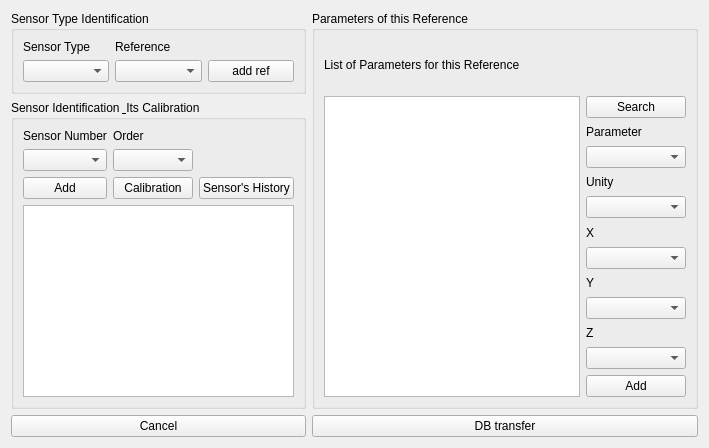
          <widget class="QWidget" name="tab_5">
           <attribute name="title">
            <string>Sensors</string>
           </attribute>
           <layout class="QGridLayout" name="gridLayout_5">
            <item row="2" column="1">
             <widget class="QPushButton" name="pushButton_8">
              <property name="text">
               <string>DB transfer</string>
              </property>
             </widget>
            </item>
            <item row="1" column="0">
             <widget class="QGroupBox" name="groupBox_5">
              <property name="title">
               <string>Sensor Identification &amp; Its Calibration</string>
              </property>
              <layout class="QGridLayout" name="gridLayout">
               <item row="0" column="0">
                <widget class="QLabel" name="label_15">
                 <property name="text">
                  <string>Sensor Number</string>
                 </property>
                </widget>
               </item>
               <item row="0" column="1">
                <widget class="QLabel" name="label_14">
                 <property name="text">
                  <string>Order</string>
                 </property>
                </widget>
               </item>
               <item row="1" column="0">
                <widget class="QComboBox" name="comboBox_10"/>
               </item>
               <item row="1" column="1">
                <widget class="QComboBox" name="comboBox_11"/>
               </item>
               <item row="2" column="0">
                <widget class="QPushButton" name="pushButton_9">
                 <property name="text">
                  <string>Add</string>
                 </property>
                </widget>
               </item>
               <item row="2" column="1">
                <widget class="QPushButton" name="pushButton_10">
                 <property name="text">
                  <string>Calibration</string>
                 </property>
                </widget>
               </item>
               <item row="2" column="2">
                <widget class="QPushButton" name="pushButton_11">
                 <property name="text">
                  <string>Sensor's History</string>
                 </property>
                </widget>
               </item>
               <item row="3" column="0" colspan="3">
                <widget class="QTableWidget" name="tableWidget_3"/>
               </item>
              </layout>
             </widget>
            </item>
            <item row="0" column="0">
             <widget class="QGroupBox" name="groupBox_4">
              <property name="title">
               <string>Sensor Type Identification</string>
              </property>
              <layout class="QGridLayout" name="gridLayout_8">
               <item row="0" column="0">
                <widget class="QLabel" name="label_12">
                 <property name="text">
                  <string>Sensor Type</string>
                 </property>
                </widget>
               </item>
               <item row="0" column="1">
                <widget class="QLabel" name="label_11">
                 <property name="text">
                  <string>Reference</string>
                 </property>
                </widget>
               </item>
               <item row="1" column="0">
                <widget class="QComboBox" name="comboBox_8"/>
               </item>
               <item row="1" column="1">
                <widget class="QComboBox" name="comboBox_9"/>
               </item>
               <item row="1" column="2">
                <widget class="QPushButton" name="pushButton_34">
                 <property name="text">
                  <string>add ref</string>
                 </property>
                </widget>
               </item>
              </layout>
             </widget>
            </item>
            <item row="0" column="1" rowspan="2">
             <widget class="QGroupBox" name="groupBox_6">
              <property name="title">
               <string>Parameters of this Reference</string>
              </property>
              <layout class="QGridLayout" name="gridLayout_2">
               <item row="0" column="0">
                <widget class="QLabel" name="label_20">
                 <property name="maximumSize">
                  <size>
                   <width>16777215</width>
                   <height>50</height>
                  </size>
                 </property>
                 <property name="text">
                  <string>List of Parameters for this Reference</string>
                 </property>
                </widget>
               </item>
               <item row="1" column="1" rowspan="2">
                <layout class="QVBoxLayout" name="verticalLayout_10">
                 <item>
                  <widget class="QPushButton" name="pushButton_32">
                   <property name="text">
                    <string>Search</string>
                   </property>
                  </widget>
                 </item>
                 <item>
                  <widget class="QLabel" name="label_19">
                   <property name="maximumSize">
                    <size>
                     <width>16777215</width>
                     <height>50</height>
                    </size>
                   </property>
                   <property name="text">
                    <string>Parameter</string>
                   </property>
                  </widget>
                 </item>
                 <item>
                  <widget class="QComboBox" name="comboBox_13"/>
                 </item>
                 <item>
                  <widget class="QLabel" name="label_22">
                   <property name="maximumSize">
                    <size>
                     <width>16777215</width>
                     <height>50</height>
                    </size>
                   </property>
                   <property name="text">
                    <string>Unity</string>
                   </property>
                  </widget>
                 </item>
                 <item>
                  <widget class="QComboBox" name="comboBox_14"/>
                 </item>
                 <item>
                  <widget class="QLabel" name="label_21">
                   <property name="text">
                    <string>X</string>
                   </property>
                  </widget>
                 </item>
                 <item>
                  <widget class="QComboBox" name="comboBox_15">
                   <property name="minimumSize">
                    <size>
                     <width>100</width>
                     <height>0</height>
                    </size>
                   </property>
                  </widget>
                 </item>
                 <item>
                  <widget class="QLabel" name="label_23">
                   <property name="text">
                    <string>Y</string>
                   </property>
                  </widget>
                 </item>
                 <item>
                  <widget class="QComboBox" name="comboBox_16"/>
                 </item>
                 <item>
                  <widget class="QLabel" name="label_24">
                   <property name="text">
                    <string>Z</string>
                   </property>
                  </widget>
                 </item>
                 <item>
                  <widget class="QComboBox" name="comboBox_17"/>
                 </item>
                 <item>
                  <widget class="QPushButton" name="pushButton_12">
                   <property name="text">
                    <string>Add</string>
                   </property>
                  </widget>
                 </item>
                </layout>
               </item>
               <item row="1" column="0" rowspan="2">
                <widget class="QTableWidget" name="tableWidget_4"/>
               </item>
              </layout>
             </widget>
            </item>
            <item row="2" column="0">
             <widget class="QPushButton" name="pushButton_7">
              <property name="text">
               <string>Cancel</string>
              </property>
             </widget>
            </item>
           </layout>
          </widget>
